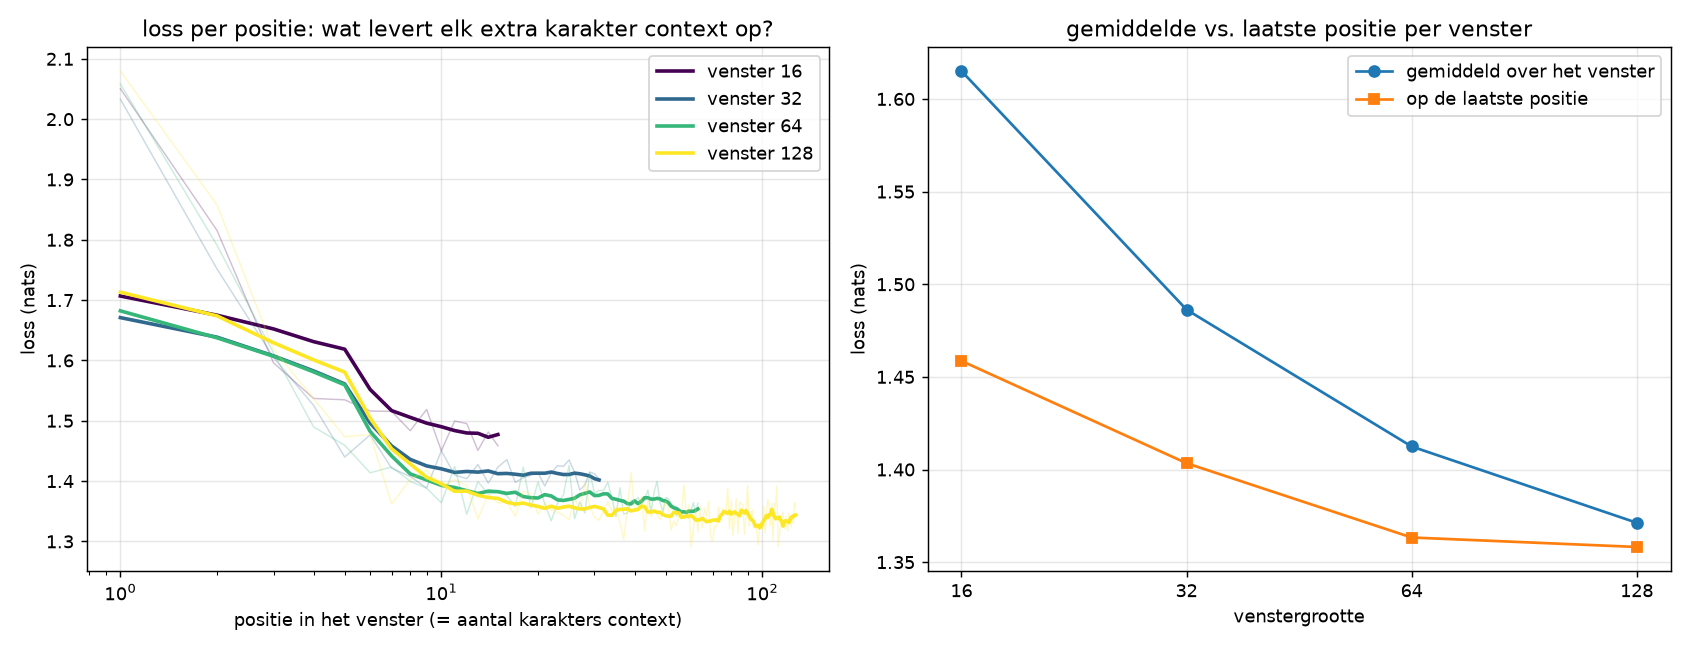

Reproduce this figure in Python.
"""Vergelijk verschillende context-lengtes en plot de loss per positie."""
import time, torch
import matplotlib
matplotlib.use("Agg")
import matplotlib.pyplot as plt
from pathlib import Path
from exp import (loss_per_positie, train_affiniteitsmodel, APPARAAT, DATA_MAP,
                 TEKST_BESTANDEN, TRAIN_FRACTIE, CharTokenizer)

N_STAPPEN = 5000
UITVOER = Path(__file__).parent / "venster_resultaten.pt"
VENSTERS = [16, 32, 64, 128]
# 256 was weggelaten toen dit nog op de CPU draaide: 128 kostte daar 2235s tegen
# 178s voor 64. Op de GPU is dat 69s tegen 49s, dus de rekentijd is geen argument
# meer. Het inhoudelijke argument staat wel: 64 -> 128 leverde op de laatste
# positie nog maar 0,005 op, dus van 256 valt weinig te verwachten.

boeken = [(n, (DATA_MAP / n).read_text(encoding="utf-8")) for n in TEKST_BESTANDEN]
tok = CharTokenizer("".join(t for _, t in boeken))
tr, te = [], []
for _, t in boeken:
    d = torch.tensor(tok.encode(t), dtype=torch.long)
    s = int(TRAIN_FRACTIE * len(d))
    tr.append(d[:s]); te.append(d[s:])
train_ids, test_ids = torch.cat(tr).to(APPARAAT), torch.cat(te).to(APPARAAT)
print(f"apparaat={APPARAAT}"
      + (f" ({torch.cuda.get_device_name(0)})" if APPARAAT.type == "cuda" else "")
      + f"  vocab={tok.vocab_size} train={len(train_ids)}\n", flush=True)



# al eerder berekende vensters overslaan: trainen kost minuten, plotten seconden
resultaten = torch.load(UITVOER) if UITVOER.exists() else {}
for lengte in VENSTERS:
    if lengte in resultaten:
        pp = resultaten[lengte]
        print(f"venster {lengte:>4d}  gemiddeld {pp.mean():.4f}  laatste positie {pp[-1]:.4f}  "
              f"(overgeslagen, stond al in {UITVOER.name})", flush=True)
        continue
    t0 = time.time()
    model, *_ = train_affiniteitsmodel(
        n_lagen=5, n_embed=80, lengte=lengte, dropout=0.0, gebruik_layernorm=True,
        n_stappen=N_STAPPEN, train_ids=train_ids, test_ids=test_ids, tokenizer=tok,
        eval_interval=10**9)
    pp = loss_per_positie(model, test_ids, tok, lengte)
    resultaten[lengte] = pp
    print(f"venster {lengte:>4d}  gemiddeld {pp.mean():.4f}  laatste positie {pp[-1]:.4f}  "
          f"({time.time()-t0:.0f}s)", flush=True)
    # na elk venster wegschrijven: valt een latere run om, dan ben je de rest niet kwijt
    torch.save(resultaten, UITVOER)


# ---------------------------------------------------------------------------
# Plot: links het verloop binnen een venster, rechts de samenvatting per venster
# ---------------------------------------------------------------------------
vensters = sorted(resultaten)
kleuren = plt.cm.viridis([i / max(1, len(vensters) - 1) for i in range(len(vensters))])
fig, (links, rechts) = plt.subplots(1, 2, figsize=(13, 5))

def glad(waarden, venster=9):
    """Voortschrijdend gemiddelde, zodat de trend door de meetruis heen zichtbaar is.

    De late posities zijn ruizig: elke positie is maar over 20x256 stukjes
    gemiddeld, en dat is te weinig om verschillen van 0,01 nats uit elkaar te
    houden. De ruwe lijn blijft er licht achter staan, zodat je die ruis ziet
    in plaats van dat het gladstrijken hem verstopt.
    """
    uit = torch.empty_like(waarden)
    for i in range(len(waarden)):
        a, b = max(0, i - venster // 2), min(len(waarden), i + venster // 2 + 1)
        uit[i] = waarden[a:b].mean()
    return uit


for kleur, lengte in zip(kleuren, vensters):
    pp = resultaten[lengte]
    # positie 0 valt weg: die heeft nul karakters context en zit rond de 4 nats,
    # dat zou de rest van de grafiek platdrukken. Op de log-as begint hij toch niet.
    posities = range(1, lengte)
    links.plot(posities, pp[1:], color=kleur, alpha=0.25, linewidth=0.8)
    links.plot(posities, glad(pp[1:]), color=kleur, linewidth=2, label=f"venster {lengte}")
links.set_xscale("log")
links.set_xlabel("positie in het venster (= aantal karakters context)")
links.set_ylabel("loss (nats)")
links.set_title("loss per positie: wat levert elk extra karakter context op?")
links.legend()
links.grid(alpha=0.3)

gemiddeld = [resultaten[l].mean().item() for l in vensters]
laatste = [resultaten[l][-1].item() for l in vensters]
rechts.plot(vensters, gemiddeld, marker="o", label="gemiddeld over het venster")
rechts.plot(vensters, laatste, marker="s", label="op de laatste positie")
rechts.set_xscale("log", base=2)
rechts.set_xticks(vensters); rechts.set_xticklabels(vensters)
rechts.set_xlabel("venstergrootte")
rechts.set_ylabel("loss (nats)")
# het gemiddelde daalt harder dan de laatste positie, en dat is deels een
# meetartefact: een groot venster heeft naar verhouding minder van die dure
# beginposities zonder context. De rechterlijn is de eerlijke vergelijking.
rechts.set_title("gemiddelde vs. laatste positie per venster")
rechts.legend()
rechts.grid(alpha=0.3)

fig.tight_layout()
plot_pad = Path(__file__).parent / "venster_vgl.png"
fig.savefig(plot_pad, dpi=130)
print(f"\nplot opgeslagen: {plot_pad}", flush=True)
